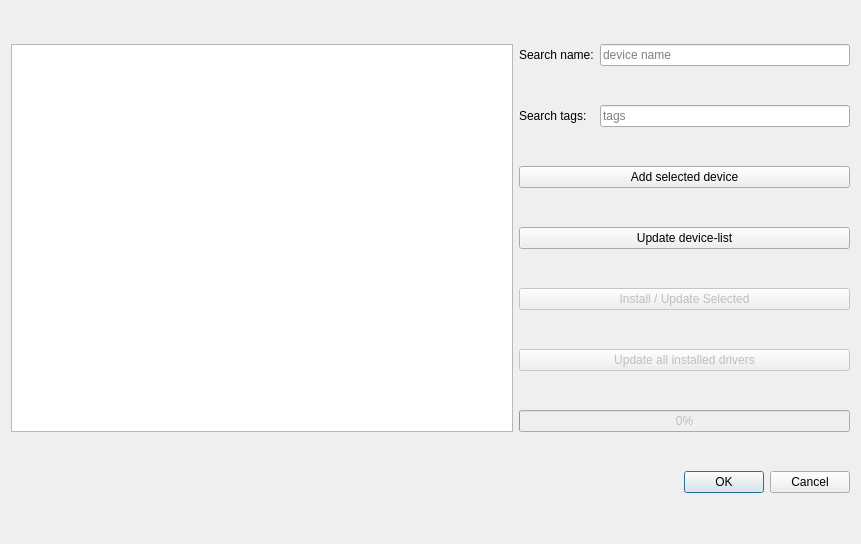
<?xml version="1.0" encoding="UTF-8"?>
<ui version="4.0">
 <class>Dialog_Add_Device</class>
 <widget class="QDialog" name="Dialog_Add_Device">
  <property name="geometry">
   <rect>
    <x>0</x>
    <y>0</y>
    <width>861</width>
    <height>544</height>
   </rect>
  </property>
  <property name="windowTitle">
   <string>Dialog</string>
  </property>
  <layout class="QGridLayout" name="gridLayout_2">
   <item row="6" column="1" colspan="2">
    <widget class="QPushButton" name="pushButton_update_drivers">
     <property name="enabled">
      <bool>false</bool>
     </property>
     <property name="text">
      <string>Update all installed drivers</string>
     </property>
    </widget>
   </item>
   <item row="1" column="0" rowspan="7">
    <widget class="QTreeView" name="treeView_devices"/>
   </item>
   <item row="7" column="1" colspan="2">
    <widget class="QProgressBar" name="progressBar">
     <property name="enabled">
      <bool>false</bool>
     </property>
     <property name="value">
      <number>0</number>
     </property>
     <property name="invertedAppearance">
      <bool>false</bool>
     </property>
    </widget>
   </item>
   <item row="5" column="1" colspan="2">
    <widget class="QPushButton" name="pushButton_install_update_selected">
     <property name="enabled">
      <bool>false</bool>
     </property>
     <property name="text">
      <string>Install / Update Selected</string>
     </property>
    </widget>
   </item>
   <item row="4" column="1" colspan="2">
    <widget class="QPushButton" name="pushButton_update_driver_list">
     <property name="text">
      <string>Update device-list</string>
     </property>
    </widget>
   </item>
   <item row="2" column="1">
    <widget class="QLabel" name="label_2">
     <property name="text">
      <string>Search tags:</string>
     </property>
    </widget>
   </item>
   <item row="2" column="2">
    <widget class="QLineEdit" name="lineEdit_search_tags">
     <property name="maximumSize">
      <size>
       <width>250</width>
       <height>16777215</height>
      </size>
     </property>
     <property name="placeholderText">
      <string>tags</string>
     </property>
    </widget>
   </item>
   <item row="1" column="1">
    <widget class="QLabel" name="label">
     <property name="text">
      <string>Search name:</string>
     </property>
    </widget>
   </item>
   <item row="3" column="1" colspan="2">
    <widget class="QPushButton" name="pushButton_activate_selected">
     <property name="text">
      <string>Add selected device</string>
     </property>
    </widget>
   </item>
   <item row="8" column="0" colspan="3">
    <widget class="QDialogButtonBox" name="buttonBox">
     <property name="orientation">
      <enum>Qt::Horizontal</enum>
     </property>
     <property name="standardButtons">
      <set>QDialogButtonBox::Cancel|QDialogButtonBox::Ok</set>
     </property>
    </widget>
   </item>
   <item row="1" column="2">
    <widget class="QLineEdit" name="lineEdit_search_name">
     <property name="maximumSize">
      <size>
       <width>250</width>
       <height>16777215</height>
      </size>
     </property>
     <property name="placeholderText">
      <string>device name</string>
     </property>
    </widget>
   </item>
  </layout>
 </widget>
 <resources/>
 <connections>
  <connection>
   <sender>buttonBox</sender>
   <signal>rejected()</signal>
   <receiver>Dialog_Add_Device</receiver>
   <slot>reject()</slot>
   <hints>
    <hint type="sourcelabel">
     <x>316</x>
     <y>260</y>
    </hint>
    <hint type="destinationlabel">
     <x>286</x>
     <y>274</y>
    </hint>
   </hints>
  </connection>
  <connection>
   <sender>buttonBox</sender>
   <signal>accepted()</signal>
   <receiver>Dialog_Add_Device</receiver>
   <slot>accept()</slot>
   <hints>
    <hint type="sourcelabel">
     <x>248</x>
     <y>254</y>
    </hint>
    <hint type="destinationlabel">
     <x>157</x>
     <y>274</y>
    </hint>
   </hints>
  </connection>
 </connections>
</ui>
